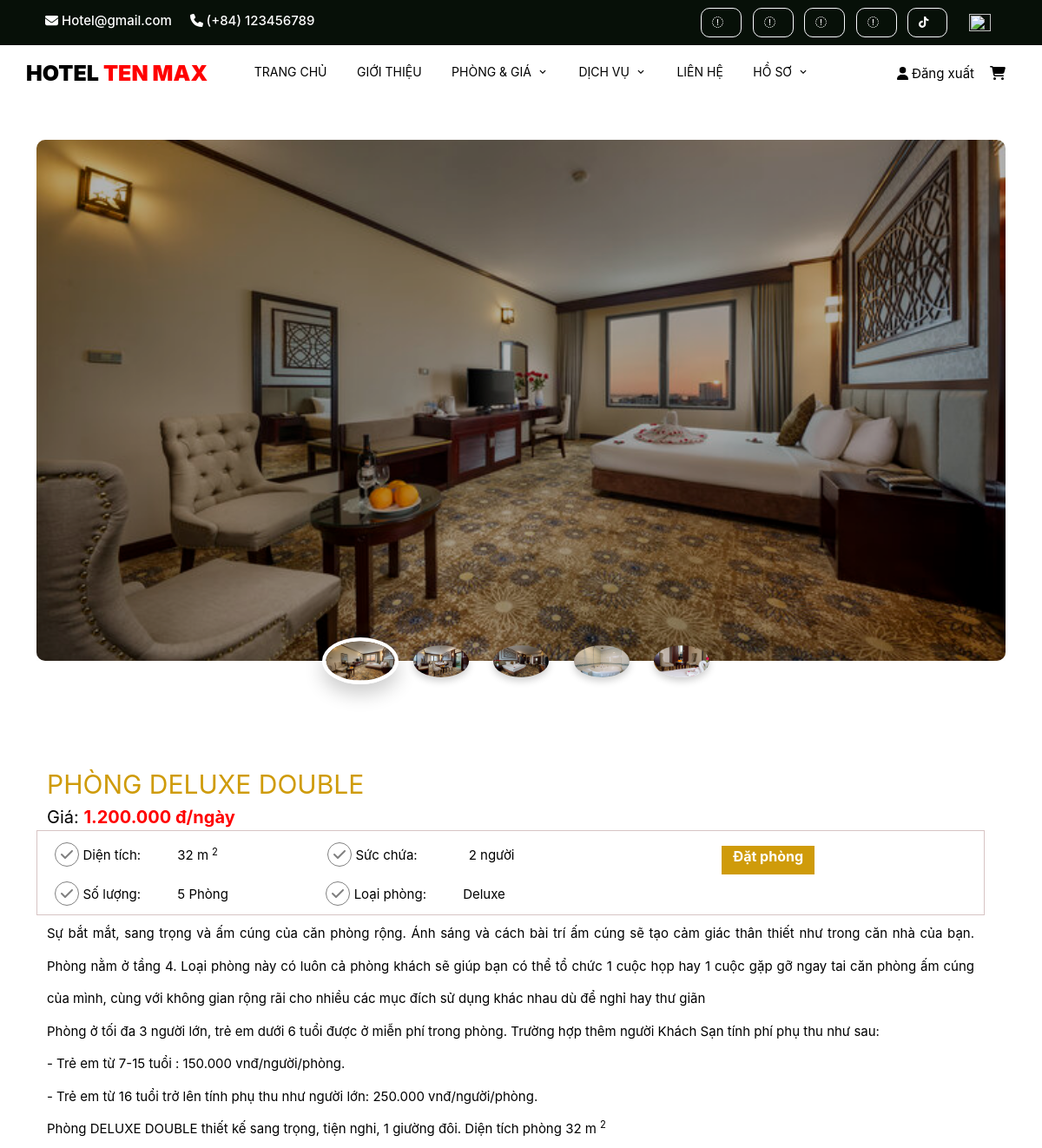
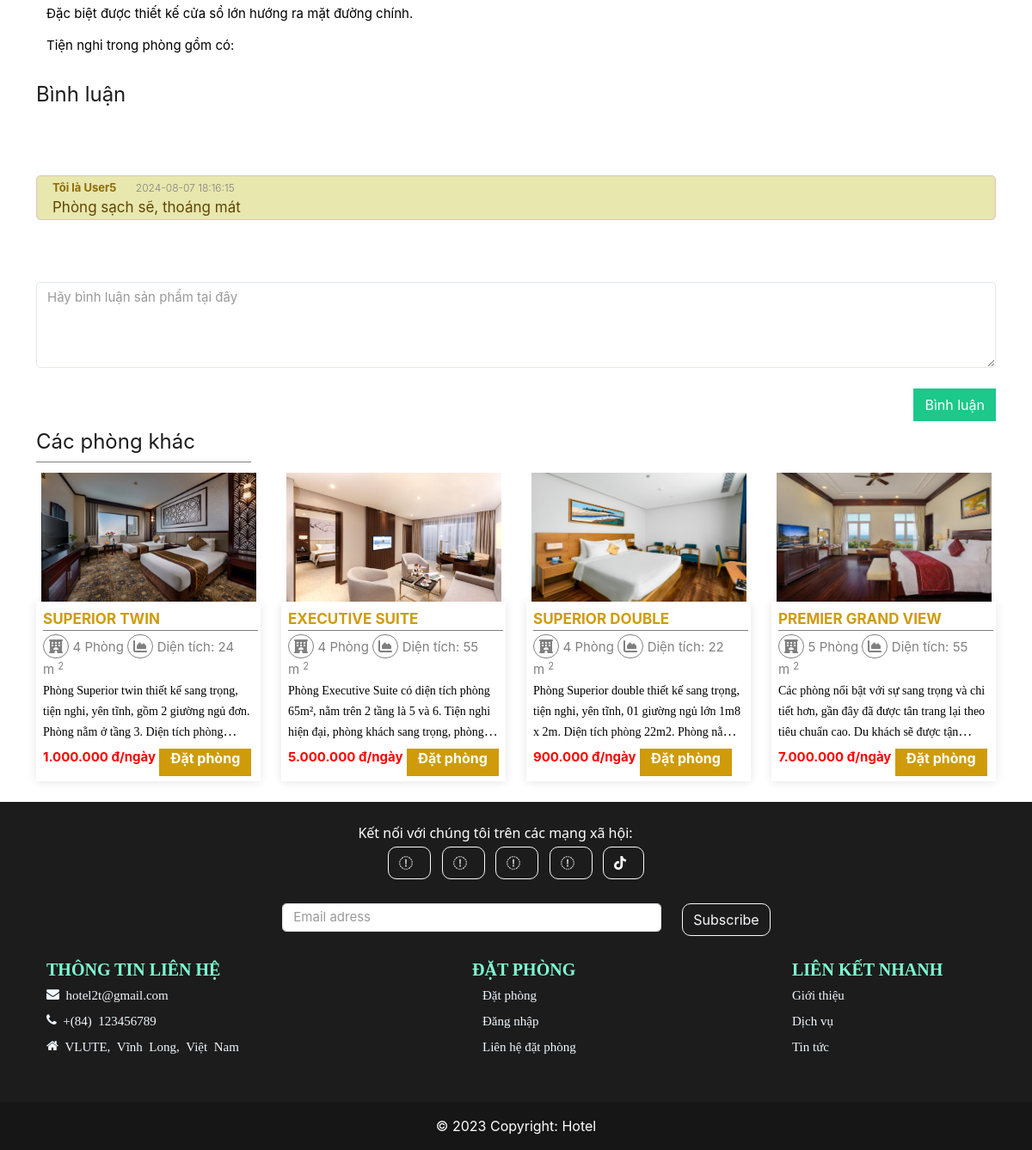
The app's page /views/front/chitietphong.tpl.php?id_phong=5 (signed in) with its own data (2 pictures, top to bottom).
### tables this page shows
CREATE TABLE `phong` (
  `id_phong` int(10) NOT NULL,
  `id_chitietloaiphong` int(10) NOT NULL,
  `TongSoPhong` int(10) NOT NULL,
  `TieuDe` varchar(100) NOT NULL,
  `MoTa` varchar(10000) NOT NULL,
  `SucChua` int(10) NOT NULL,
  `DienTich` varchar(10) NOT NULL,
  `Gia` varchar(10) NOT NULL,
  `Anh1` varchar(100) NOT NULL,
  `Anh2` varchar(100) NOT NULL,
  `Anh3` varchar(100) NOT NULL,
  `Anh4` varchar(100) NOT NULL,
  `Anh5` varchar(100) NOT NULL,
  `id_trangthai` int(10) NOT NULL,
  `Capnhatgannhat` timestamp NOT NULL DEFAULT current_timestamp() ON UPDATE current_timestamp()
);

CREATE TABLE `loaiphong` (
  `id_loaiphong` int(10) NOT NULL,
  `loaiphong` varchar(50) NOT NULL,
  `thoigiancapnhat` timestamp NOT NULL DEFAULT current_timestamp() ON UPDATE current_timestamp()
);

CREATE TABLE `phanhoi` (
  `id_phanhoi` int(10) NOT NULL,
  `id_khachhang` int(10) NOT NULL,
  `id_phong` int(10) NOT NULL,
  `NoiDung` varchar(100) NOT NULL,
  `NgayDang` datetime NOT NULL
);

CREATE TABLE `users` (
  `id_user` int(10) NOT NULL,
  `id_user_type` int(10) NOT NULL,
  `Ten` varchar(50) NOT NULL,
  `Fullname` varchar(100) NOT NULL,
  `Email` varchar(100) NOT NULL,
  `Sdt` int(10) NOT NULL,
  `Diachi` varchar(100) NOT NULL,
  `NgaySinh` date NOT NULL,
  `Pass` varchar(20) NOT NULL,
  `Anh` varchar(100) NOT NULL,
  `id_trangThai` int(10) NOT NULL,
  `NgayTao` timestamp NOT NULL DEFAULT current_timestamp() ON UPDATE current_timestamp(),
  `CapNhatLanCuoi` timestamp NOT NULL DEFAULT current_timestamp() ON UPDATE current_timestamp()
);

### models/chitietphong.php (called while the page is built, shortened)
<?php
    $conn = mysqli_connect('localhost', 'root', '', 'khachsan');
    $sql_phong = "SELECT phong.*, chitietloaiphong.*, loaiphong.*
                  FROM phong, chitietloaiphong, loaiphong
                  WHERE id_phong='".$id_phong."' && phong.id_chitietloaiphong=chitietloaiphong.id_chitietloaiphong && loaiphong.id_loaiphong=chitietloaiphong.id_loaiphong";
    $chitietp = $conn->query($sql_phong);
?>

### views/front/chitietphong.tpl.php (the view, shortened to what this page needs)
<?php
	if(isset($_GET['id_phong'])){
		$id_phong=$_GET['id_phong'];
	}
?>
<!doctype html>
<html lang="en">
  <head>
    <link href="https://cdn.jsdelivr.net/npm/bootstrap@5.0.1/dist/css/bootstrap.min.css" rel="stylesheet">
    <link rel="stylesheet" href="../../templates/front/fonts/icomoon/style.css">
    <link rel="stylesheet" href="../../templates/front/css/css/owl.carousel.min.css">
    <link rel="stylesheet" href="../../templates/front/css/bootstrap.min.css">
    <link rel="stylesheet" href="../../templates/front/css/style.css">
    <link rel="stylesheet" href="../../templates/front/css/css/bootstrap.min.css">
    <link rel="stylesheet" href="../../templates/front/css/css/style.css">
    <link rel="stylesheet" href="../../templates/front/css/login.css">
    <link rel="stylesheet" href="../../templates/front/css/app.css">
    <link rel="stylesheet" href="../../templates/front/css/reset.css">
    <link rel="stylesheet" href="../../templates/front/css/css.css">
    <link rel="stylesheet" href="../../templates/front/css/pricerange.css">
    <link rel="stylesheet" href="https://cdnjs.cloudflare.com/ajax/libs/font-awesome/5.15.4/css/all.min.css">
    <link rel="stylesheet" href="../../templates/front/css/tabunderline.css">
    <link rel="stylesheet" href="../../templates/front/css/css_tab/demo.css">
    <link rel="stylesheet" type="text/css" href="../../templates/front/css/css_tab/style.css" />
    <link rel="stylesheet" href="https://cdnjs.cloudflare.com/ajax/libs/font-awesome/4.7.0/css/font-awesome.min.css">
		<link rel="stylesheet" href="../../templates/front/carousel-10/css/owl.carousel.min.css">
        <link rel="stylesheet" href="../../templates/front/carousel-10/css/owl.theme.default.min.css">
		<link rel="stylesheet" href="https://cdnjs.cloudflare.com/ajax/libs/ionicons/4.5.6/css/ionicons.min.css">
		<link rel="stylesheet" href="../../templates/front/carousel-10/css/style.css">
    </head>
  <body>
 <div>
        <?php include("header.tpl.php");?>
        </div>
		<?php
            include('../../models/chitietphong.php');
            while($row_p=mysqli_fetch_array($chitietp)){
        ?>
		<section class="ftco-section">
			<div class="container">
				<div class="row">
					<div class="col-md-12">
						<div class="slider-hero">
							<div class="featured-carousel owl-carousel">
								<div class="item">
									<div class="work">
										<div class="img d-flex align-items-center justify-content-center" style="background-image: url(../../templates/front/images/<?= $row_p['8']; ?>);">
										</div>
									</div>
								</div>
							</div>
							<div class="my-5 text-center">
                            <ul class="thumbnail">
                                <li class="active img">
                                <a href="#"><img src="../../templates/front/images/<?= $row_p['8']; ?>" alt="Image" class="img-fluid"></a></li>
                                <li><a href="#"><img src="../../templates/front/images/<?= $row_p['9']; ?>" alt="Image" class="img-fluid"></a></li>
                                <li><a href="#"><img src="../../templates/front/images/<?= $row_p['10']; ?>" alt="Image" class="img-fluid"></a></li>
                                <li><a href="#"><img src="../../templates/front/images/<?= $row_p['11']; ?>" alt="Image" class="img-fluid"></a></li>
                                <li><a href="#"><img src="../../templates/front/images/<?= $row_p['12']; ?>" alt="Image" class="img-fluid"></a></li>
                            </ul>
                            </div>
						</div>
					</div>
				</div>
			</div>
		</section>
        <div class="container">
                <div class="row">
                <div class="row p-4 bg-black">
                    <div class="td">
                        PHÒNG <?= $row_p['3']; ?>
                    </div>
                    <div class="gia">
                        <span style="color:black">Giá: <span style="color:red;"><b><?php echo$row_p['7'];?> đ/ngày</b></span></span>
                    </div>
                    <div class="form-check">
                        <div class="dt_p">
                            <button type="button" class="button_p">
                            <span class="fa fa-check">
                            </span>
                            </button>
                            <span style="font-size:15px; color: black;">Diện tích: &nbsp;&nbsp;&nbsp;&nbsp;&nbsp;&nbsp;&nbsp;&nbsp; <?php echo $row_p["6"]?> m<sup>2</sup></span>
                            <button type="button" class="button_p">
                            <span class="fa fa-check">
                            </span>
                            </button>
                            <span style="font-size:15px; color: black;">Sức chứa: &nbsp;&nbsp;&nbsp;&nbsp;&nbsp;&nbsp;&nbsp;&nbsp;&nbsp;&nbsp;&nbsp;&nbsp; <?php echo $row_p["5"]?> người</span>
                            <a href="datphong.tpl.php?id_phong=<?php echo $row_p["0"]?>">
                            <span style="padding-top:50px;">
                                <span style="background-color:#cf9b0a; width: 100px; height: 35px; padding-bottom:13px;">
                                <button type="button" class="btn"><span style="font-size:16px; color: white;"><b>Đặt phòng</b></span></button>
                                </span>
                            </span>
                            </a>
                        </div>
                        <div class="dt_p">
                            <button type="button" class="button_p">
                                <span class="fa fa-check">
                                </span>
                            </button>
                            <span style="font-size:15px; color: black;">Số lượng: &nbsp;&nbsp;&nbsp;&nbsp;&nbsp;&nbsp;&nbsp;&nbsp; <?php echo $row_p["2"]?></b> Phòng </span>
                            <button type="button" class="button_p">
                            <span class="fa fa-check">
                            </span>
                            </button>
                            <span style="font-size:15px; color: black;">Loại phòng: &nbsp;&nbsp;&nbsp;&nbsp;&nbsp;&nbsp;&nbsp;&nbsp; <?php echo $row_p["loaiphong"]?></span>
                        </div>
                    </div>
                    <br>
                    <span style="font-size:15px; color: black; line-height:2.5; text-align:justify;">
                    <div>
                        <?php echo$row_p['4'];?>
                        <br>
                        Phòng ở tối đa 3 người lớn, trẻ em dưới 6 tuổi được ở miễn phí trong phòng. Trường hợp thêm người Khách Sạn tính phí phụ thu như sau:
                        <br>
                        - Trẻ em từ 7-15 tuổi  : 150.000 vnđ/người/phòng.
                        <br>
                        - Trẻ em từ 16 tuổi trở lên tính phụ thu như người lớn: 250.000 vnđ/người/phòng.
                        <br>
                        Phòng <?= $row_p['3']; ?> thiết kế sang trọng, tiện nghi, <?php if($row_p['Giuong']=='Đôi') {?> 1 giường đôi. <?php }else{ ?> 2 giường đơn. <?php } ?>     Diện tích phòng <?= $row_p['6']; ?> m<sup>2</sup>
                        <br>
                        Đặc biệt được thiết kế cửa sổ lớn hướng ra mặt đường chính.
                        <br>
                        Tiện nghi trong phòng gồm có:
                        <br>
                 </div>
                    </span>
                </div>
                </div>
            </div>
        <?php } ?>
        <div class="container mt-60">
            <h4>Bình luận</h4>
            <br>
            <br>
            <form method="POST" action="">
            <br>
                <?php
                    $s = "SELECT ph.*, users.* FROM phanhoi ph, users WHERE id_phong = $id_phong && ph.id_khachhang = users.id_user";
                    $q = mysqli_query($conn,$s);
                    while($row = mysqli_fetch_assoc($q)){
                ?>
                <div class="form-floating">
                <div> &nbsp&nbsp&nbsp&nbsp<span style="font-size:13px; color:#8e6b07; font-weight:750;"><?php echo $row['Fullname'];?></span> &nbsp&nbsp&nbsp&nbsp<span style="font-size:12px; color:gray; font-weight:300;"><?php echo $row['NgayDang'];?></span>&nbsp&nbsp&nbsp&nbsp</div>
                <div>&nbsp&nbsp&nbsp&nbsp<span style="font-size:17px; color:#5d4606;"><?php echo $row['NoiDung'];?></span>&nbsp&nbsp&nbsp&nbsp</div>
                </div>
                <br>
                <?php } ?>
               <br>
             <br>
             <?php if (isset($_SESSION['id_user'])) {
                    ?>
                    <div class="form">
                        <textarea class="form-control" placeholder="Hãy bình luận sản phẩm tại đây"
                        id="floatingTextarea2" name="noidung" style="height: 100px"></textarea>
                    </div>
                    <div class="action">
                        <button type="submit" class="btn btn-success" name="comment" value="Bình luận"
                            style="float:right">Bình luận</button>
                    </div>
                <?php
                }
                ?>
             </form>
        </div>
        <br>
        <br>
        <div class="container">
                <div class="row">
                    <div class="col-md-12">
                    <h4>
                        Các phòng khác
                    </h4>
                    <div class="horizontal-line"></div>
                    </div>
                        <div class="tab-content mt-2" id="pills-tabContent">
                            <div class="tab-pane fade show active" id="pills-home" role="tabpanel" aria-labelledby="pills-home">
                                <div class="row">
                                <?php
                                       $conn = mysqli_connect('localhost', 'root', '', 'khachsan');
                                       $phong = "SELECT *
                                       FROM phong where id_phong != $id_phong
                                       order by rand() LIMIT 4";
                                       $query1 = mysqli_query($conn, $phong);
										while($row=mysqli_fetch_array($query1))
										{
									?>
                                    <div class="col-md-3 col-lg-3">
                                        <div class="featured-thumb hover-zoomer mb-4">
                                        <form action="datphong.tpl.php" method="POST" enctype="multipart/form-data">
                                            <div class="overlay-black overflow-hidden position-relative">
                                                <img src="../../templates/front/images/<?= $row['8']; ?>" alt="" class="anh_phong">
                                            </div>
                                            <div class="featured-thumb-data shadow-one">
                                            <a href="chitietphong.tpl.php?id_phong=<?php echo $row["0"]?>">
                                                <div class="p-2">
                                                    <div class="tieude" >
                                                        <span style="font-size:17px; color: #cf9b0a; font-weight:10px;"><b><?php echo $row["3"]?></b></span>
                                                    </div>
                                                    <div class="horizontal-line"></div>
                                                    <div>
                                                        <button type="button" class="button_p">
                                                            <span class="fa fa-hotel">
                                                            </span>
                                                        </button>
                                                        <span style="font-size:15px; color: gray;"><?php echo $row["2"]?></b> Phòng </span>
                                                        <button type="button" class="button_p">
                                                            <span class="fa fa-chart-area">
                                                            </span>
                                                        </button>
                                                        <span style="font-size:15px; color: gray;">Diện tích: <?php echo $row["6"]?> m<sup>2</sup></span>
                                                    </div>
                                                    <div class="mota" >
                                                        <span style="font-size:14px; color: black;"><?php echo $row["4"]?></span>
                                                    </div>
                                                    <div class="gia1">
                                                        <span style="color:red;"><b><?php echo$row['7'];?> đ/ngày</b></span>
                                                        <a href="datphong.tpl.php?id_phong=<?php echo $row["0"]?>">
                                                        <span style="background-color:#cf9b0a; width: 100px; height: 35px; padding-bottom:13px;">
                                                            <button type="button" class="btn"><span style="font-size:16px; color: white;"><b>Đặt phòng</b></span></button>
                                                        </span>
                                                        </a>
                                                    </div>
                                                </div>
                                            </a>
                                            </div>
                                        </form>
                                        </div>
                                    </div>
									<?php } ?>
                                </div>
                            </div>
                        </div>
                </div>
            </div>
    <?php include("footer.tpl.php");?>
    </body>
</html>

### records on screen
phong: Anh1 (picture), Anh2 (picture), Anh3 (picture), Anh4 (picture), Anh5 (picture), TieuDe "DELUXE DOUBLE", Gia "1.200.000", DienTich "32", SucChua "2", TongSoPhong "5", loaiphong.loaiphong "Deluxe", MoTa "Sự bắt mắt, sang trọng và ấm cúng của căn phòng rộng. Ánh sáng và cách bài trí ấm cúng sẽ tạo cảm giác thân thiết như trong căn nhà của bạn. Phòng nằm ở tầng 4. Loại phòng này có luôn cả phòng khách sẽ giúp bạn có thể tổ chức 1 cuộc họp hay 1 cuộc gặp gỡ ngay tai căn phòng ấm cúng của mình, cùng với không gian rộng rãi cho nhiều các mục đích sử dụng khác nhau dù để nghỉ hay thư giãn"
phanhoi: id_khachhang.Fullname "Tôi là User5", NgayDang "2024-08-07 18:16:15", NoiDung "Phòng sạch sẽ, thoáng mát"
phong: Anh1 (picture), TieuDe "SUPERIOR TWIN", TongSoPhong "4", DienTich "24", MoTa "Phòng Superior twin thiết kế sang trọng, tiện nghi, yên tĩnh, gồm 2 giường ngủ đơn. Phòng nằm ở tầng 3. Diện tích…", Gia "1.000.000"
phong: Anh1 (picture), TieuDe "EXECUTIVE SUITE", TongSoPhong "4", DienTich "55", MoTa "Phòng Executive Suite có diện tích phòng 65m², nằm trên 2 tầng là 5 và 6. Tiện nghi hiện đại, phòng khách sang trọng,…", Gia "5.000.000"
phong: Anh1 (picture), TieuDe "SUPERIOR DOUBLE", TongSoPhong "4", DienTich "22", MoTa "Phòng Superior double thiết kế sang trọng, tiện nghi, yên tĩnh, 01 giường ngủ lớn 1m8 x 2m. Diện tích phòng 22m2. Phòng nằm…", Gia "900.000"
phong: Anh1 (picture), TieuDe "PREMIER GRAND VIEW", TongSoPhong "5", DienTich "55", MoTa "Các phòng nổi bật với sự sang trọng và chi tiết hơn, gần đây đã được tân trang lại theo tiêu chuẩn cao. Du khách sẽ được…", Gia "7.000.000"
